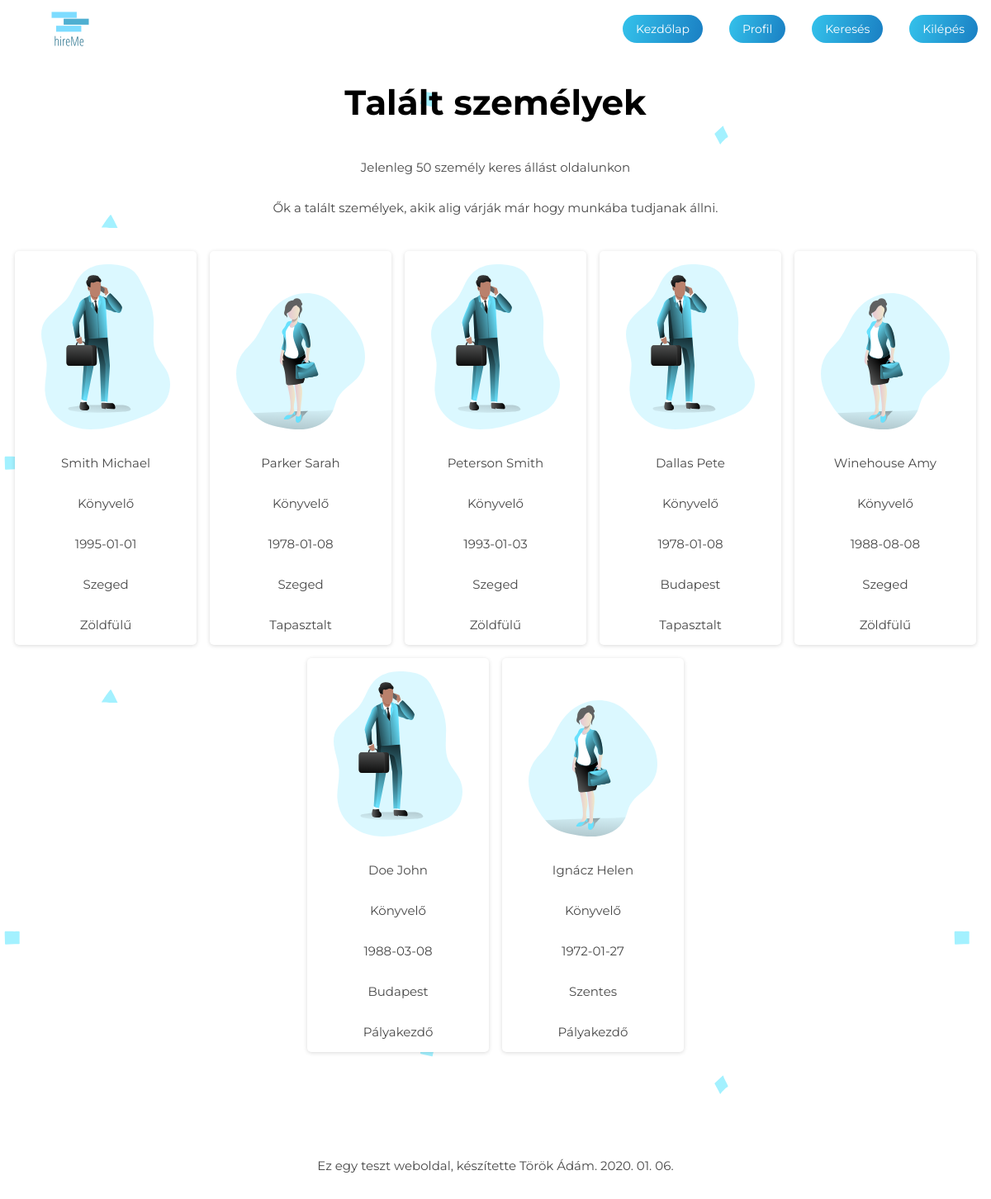
The page /php/searched.php?id=1 (signed in) on the database its author committed.
### tables this page shows
CREATE TABLE `employee` (
  `id` int(11) NOT NULL,
  `first_name` varchar(20) NOT NULL,
  `last_name` varchar(20) NOT NULL,
  `category_id` int(11) NOT NULL,
  `path` varchar(30) NOT NULL DEFAULT '../images/',
  `filename` varchar(30) NOT NULL DEFAULT 'business_man.svg',
  `phone_num` varchar(50) NOT NULL DEFAULT '+36 30 345 5233',
  `location` varchar(50) NOT NULL DEFAULT 'Szeged',
  `work_exp` varchar(30) NOT NULL DEFAULT 'Zöldfülű',
  `email` varchar(30) NOT NULL DEFAULT 'email@email.com',
  `born` date DEFAULT NULL,
  `bio` varchar(5000) NOT NULL DEFAULT 'The questions I had didn''t magically disappear. Our conscience cannot rest until we not only secure our borders, but give the 12 million undocumented immigrants in this country a chance to earn their citizenship by paying a fine and waiting in line behind all those who came here legally. I''m hearing from progressives who understand that if we want to communicate our hopes and values to Americans, we can''t abandon the field of religious discourse. What is that promise? Michelle and I are only here tonight because we were given a chance at an education. So don''t tell me that Democrats won''t defend this country.'
);

CREATE TABLE `categories` (
  `id` int(11) NOT NULL,
  `name` varchar(30) NOT NULL,
  `path` varchar(30) NOT NULL,
  `filename` varchar(30) NOT NULL
);

### php/searched.php (the view, shortened to what this page needs)
<?php
include_once('../config/config.php');
$sid = $_GET['id'];
$categoryName = "";
$sql = "SELECT * FROM categories WHERE id = '$sid'";
$result = $conn -> query($sql);
while($row = $result -> fetch_assoc()){
  $categoryName = $row['name'];
};
$all = "";
$sql = "SELECT count(*) as total FROM employee";
$res = $conn -> query($sql);
while($row = $res -> fetch_assoc()){
 $all  = $row['total'];
  }
if($sid == "all"){
  $toquery = "SELECT * FROM employee";
}
else{
  $toquery = "SELECT * FROM employee WHERE category_id = $sid";
}
?>
<body class="search-body">
  <div class="search-area-inner">
    <h1>Talált személyek</h1>
    <p>Jelenleg <?php echo$all?> személy keres állást oldalunkon</p>
    <p>Ők a talált személyek, akik alig várják már hogy munkába tudjanak állni.</p>
  </div>
  <div class="search-tag-container">
  <?php $sql = $toquery;
      $result = $conn -> query($toquery);
      while($row = $result -> fetch_assoc()){
        ?>
        <div data-person-id="<?php echo $row['id'];?>" class="card person animated fadeIn">
          <img class="card-img" src="<?php echo $row['path'];?><?php echo $row['filename'];?>">
          <p><?php echo $row['last_name'];?> <?php echo $row['first_name'];?></p>
          <p><?php echo $categoryName?></p>
          <p><?php echo $row['born'];?></p>
          <p><?php echo $row['location'];?></p>
          <p><?php echo $row['work_exp'];?></p>
        </div>
        <?php
      }
      ?>
    </div>
</body>

### css/main.css (style rules this page uses)
body { margin: 0; padding: 0; font-family: 'Montserrat', sans-serif; box-sizing: border-box; }
h1 { color:black; font-weight: bold; font-size: 42px; }
.search-body { background-color: #ffffff; background-attachment: fixed; }
.card { padding: 0px 24px; box-shadow: rgba(0, 0, 0, 0.15) 0px 1px 5px 0px; margin: 1rem; display: flex; width: calc(14.33% - 16px); position: relative; background-color: white; box-shadow: rgba(0, 0, 0, 0.15) 0px 1px 5px 0px; cursor: pointer; flex-direction: column; text-align: center; -webkit-box-pack: end; justify-content: flex-end; margin: 8px; border-radius: 5px; padding: 0px 32px; transition: all 0.2s ease-in 0s; }
.card-img { padding: 1rem 0rem 1rem 0rem; }
.search-area-inner { display: flex; justify-content: center; flex-direction: column; align-content: center; text-align: center; align-items: center; padding: 0 10rem 0 10rem!important; }
a { text-decoration: none; }
.search-tag-container { display: flex; flex-direction: row; flex-wrap: wrap; max-width: 1200px; justify-content: center; align-content: center; justify-items:center; width: 100%; display: flex; flex-direction: row; margin: auto; padding: 20px 0px 90px; }
p { font-size: 15px!important; color:rgb(72, 72, 72); }
nav { display: flex; height: 70px; justify-content: flex-end; align-items: center; z-index: 444; }
nav li { text-decoration: none; list-style-type: none; font-size: 14px; padding: 0.5rem; background-image: linear-gradient(105deg, rgb(52, 194, 235), rgb(26, 127, 195)); border-radius: 25px; margin: 0rem 1rem 0rem 1rem; padding: 0.5rem; }
footer { height: 10vh; text-align: center; background-color: #ffffff; display: flex; justify-content: center; align-items: center; align-items: center; font-size: 12px; }
nav li a { text-decoration: none; color: white; transition: 0.5s all ease; padding: 0.5rem; }

### rows shown on the page
employee: path+filename (picture), last_name "Smith", first_name "Michael", category.name "Könyvelő", born "1995-01-01", location "Szeged", work_exp "Zöldfülű"
employee: path+filename (picture), last_name "Parker", first_name "Sarah", category.name "Könyvelő", born "1978-01-08", location "Szeged", work_exp "Tapasztalt"
employee: path+filename (picture), last_name "Peterson", first_name "Smith", category.name "Könyvelő", born "1993-01-03", location "Szeged", work_exp "Zöldfülű"
employee: path+filename (picture), last_name "Dallas", first_name "Pete", category.name "Könyvelő", born "1978-01-08", location "Budapest", work_exp "Tapasztalt"
employee: path+filename (picture), last_name "Winehouse", first_name "Amy", category.name "Könyvelő", born "1988-08-08", location "Szeged", work_exp "Zöldfülű"
employee: path+filename (picture), last_name "Doe", first_name "John", category.name "Könyvelő", born "1988-03-08", location "Budapest", work_exp "Pályakezdő"
employee: path+filename (picture), last_name "Ignácz", first_name "Helen", category.name "Könyvelő", born "1972-01-27", location "Szentes", work_exp "Pályakezdő"

### other values the page prints
$all "50"
